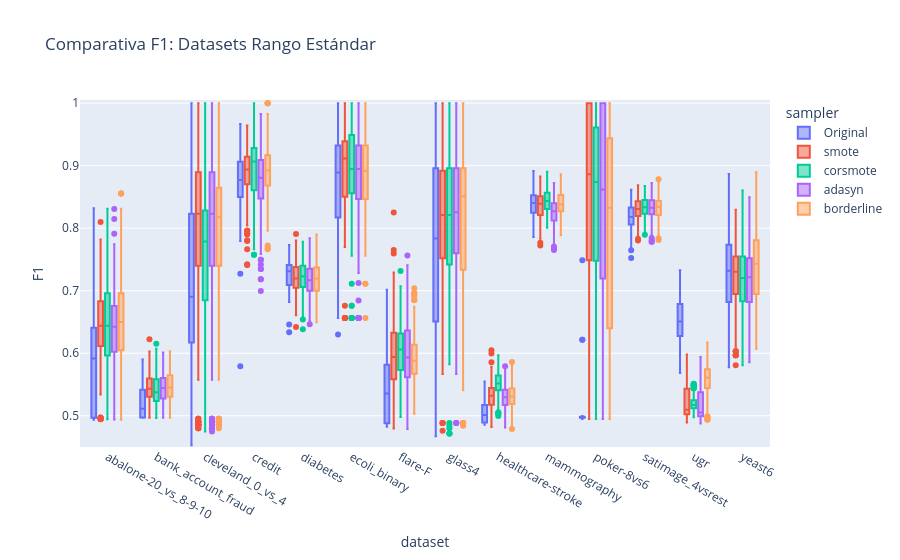

The code cell stored with this chart in its notebook:
### Code cell
# --- GRÁFICA 2: RESTO (Rango Estándar) ---
fig_resto = px.box(
    df_resto, 
    y="F1", 
    color="sampler", 
    x="dataset",
    title="Comparativa F1: Datasets Rango Estándar"
)
# Mantenemos el rango completo (0 a 1)
fig_resto.update_yaxes(range=[0.45, 1.005]) 
fig_resto.show()
fig_resto.write_image("../ComparativaF1_Resto.pdf", format="pdf", width=1400, height=600)

### Figure 1 — Plotly figure (JSON) as saved in the notebook; plotly's stock layout.template omitted (floating-point values rounded to 4 significant figures; data arrays with more than 128 entries replaced by an {"elided": "..."} marker saying what was removed)
{"data": [{"alignmentgroup": "True", "hovertemplate": "sampler=Original<br>dataset=%{x}<br>F1=%{y}<extra></extra>", "legendgroup": "Original", "marker": {"color": "#636efa"}, "name": "Original", "notched": false, "offsetgroup": "Original", "orientation": "v", "showlegend": true, "type": "box", "x": {"elided": "1260 str values"}, "x0": " ", "xaxis": "x", "y": {"elided": "1260 float values"}, "y0": " ", "yaxis": "y"}, {"alignmentgroup": "True", "hovertemplate": "sampler=smote<br>dataset=%{x}<br>F1=%{y}<extra></extra>", "legendgroup": "smote", "marker": {"color": "#EF553B"}, "name": "smote", "notched": false, "offsetgroup": "smote", "orientation": "v", "showlegend": true, "type": "box", "x": {"elided": "3780 str values"}, "x0": " ", "xaxis": "x", "y": {"elided": "3780 float values"}, "y0": " ", "yaxis": "y"}, {"alignmentgroup": "True", "hovertemplate": "sampler=corsmote<br>dataset=%{x}<br>F1=%{y}<extra></extra>", "legendgroup": "corsmote", "marker": {"color": "#00cc96"}, "name": "corsmote", "notched": false, "offsetgroup": "corsmote", "orientation": "v", "showlegend": true, "type": "box", "x": {"elided": "3780 str values"}, "x0": " ", "xaxis": "x", "y": {"elided": "3780 float values"}, "y0": " ", "yaxis": "y"}, {"alignmentgroup": "True", "hovertemplate": "sampler=adasyn<br>dataset=%{x}<br>F1=%{y}<extra></extra>", "legendgroup": "adasyn", "marker": {"color": "#ab63fa"}, "name": "adasyn", "notched": false, "offsetgroup": "adasyn", "orientation": "v", "showlegend": true, "type": "box", "x": {"elided": "3693 str values"}, "x0": " ", "xaxis": "x", "y": {"elided": "3693 float values"}, "y0": " ", "yaxis": "y"}, {"alignmentgroup": "True", "hovertemplate": "sampler=borderline<br>dataset=%{x}<br>F1=%{y}<extra></extra>", "legendgroup": "borderline", "marker": {"color": "#FFA15A"}, "name": "borderline", "notched": false, "offsetgroup": "borderline", "orientation": "v", "showlegend": true, "type": "box", "x": {"elided": "3780 str values"}, "x0": " ", "xaxis": "x", "y": {"elided": "3780 float values"}, "y0": " ", "yaxis": "y"}], "layout": {"boxmode": "group", "legend": {"title": {"text": "sampler"}, "tracegroupgap": 0}, "title": {"text": "Comparativa F1: Datasets Rango Estándar"}, "xaxis": {"anchor": "y", "domain": [0, 1], "title": {"text": "dataset"}}, "yaxis": {"anchor": "x", "domain": [0, 1], "range": [0.45, 1.005], "title": {"text": "F1"}}}}
